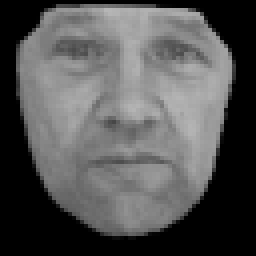
%> input picture HW3-4/eigenfaces/face000.bmp, 64 x 64 px (shown 4 times larger)
$ octave eigenfaces.m   (GNU Octave 9; MATLAB toolbox functions it lacks are replaced by stand-ins)
%> lines starting %> are read from the running program, lines starting %| are printed output that depends on the picture
### HW3-4/eigenfaces/scree_plot.m
function scree_plot( sigma, percent )
   if percent <= 0, percent = 0.01, end;
   if percent >  1, percent = 0.99, end;
   plot( sigma, 'b.' )
   hold on
   k = max(size(sigma));
   plot( [0 k], [percent percent] * sum(sigma), 'r-' )
   title('a "scree plot":  singular values of the face matrix X')
   xlabel(sprintf('the red line is 1 percent of the total of all singular values',round(percent*100)))
   hold off
end

### HW3-4/eigenfaces/kthOrderApproximation.m
function X_k = kthOrderApproximation(X, k)
   [U,S,V] = svds(X, k);
   U_k = U(:, 1:k);
   V_k = V(:, 1:k);
   S_k = S(1:k, 1:k);
   X_k = U_k * S_k * V_k';
end

### HW3-4/eigenfaces/eigenfaces.m
Face = imread('face000.bmp');
%> Face is the input picture: size 64x64 uint8; min 0, max 182, mean 84.6
figure
subplot(1,2,1)
imshow(Face)
title('initial image -- no approximation')

X = double(Face);        % convert unit8 image to double so we can operate on it
[U,S,V] = svd(X);
sigma = diag(S);
%> sigma = 64 values, max 6638.3 at index 1, min 0 at index 58, mean 207.9

% find the index k such that sigma_k has percentage above 95 percent
sigma_percentage = cumsum( sigma / sum(sigma) );
%> sigma_percentage = 64 values from 0.499 to 1

k = find( sigma_percentage > 0.95, 1 );
%> k = 24

S_k = S(1:k, 1:k);       % k-th order approximation
U_k = U(:, 1:k);
V_k = V(:, 1:k);

X_k = U_k * S_k * V_k';

Face_k = uint8(X_k);     % convert matrix back to a uint8 image
subplot(1,2,2)
imshow(Face_k)
title(sprintf('k-th order approximation of image (k = %d)',k))

% [13 lines of commented-out code are left out]

scree_plot( sigma, 0.01 )
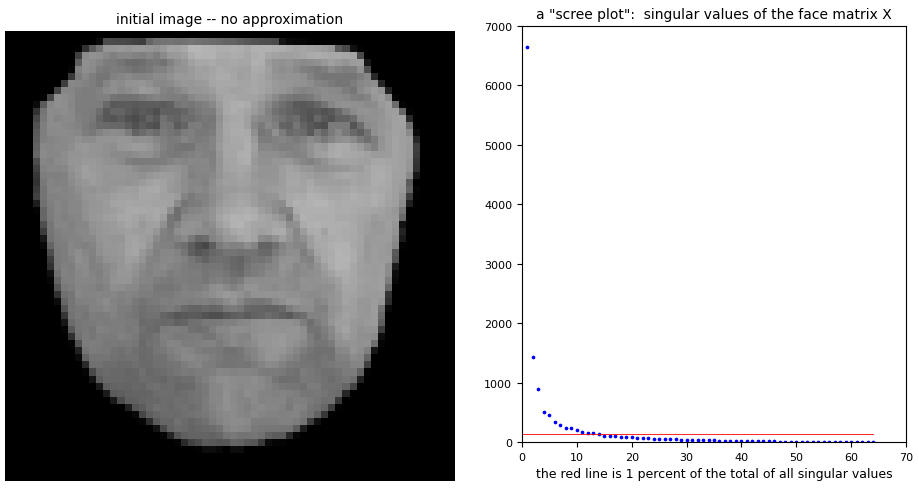
%> figure redrawn from the program's plot data, 2 panels

% [11 lines of commented-out code are left out]

Face_10 = uint8( kthOrderApproximation(X, 10) );
Face_5  = uint8( kthOrderApproximation(X, 5) );
%> in kthOrderApproximation (call 2), `[U,S,V] = svds(X, k);`: U = 64 rows, first 8: [0 0 0 0 0; -0.0531 -0.137 -0.129 -0.0479 0.0171; -0.131 -0.258 -0.0732 0.205 0.177; -0.14 -0.209 0.0444 0.199 -0.0825; -0.132 -0.181 0.0517 0.102 -0.2; -0.13 -0.171 0.0402 0.0428 -0.216; -0.134 -0.159 0.0439 -0.00984 -0.165; -0.141 -0.108 0.0757 -0.123 -0.0906]; S = [6638.3 0 0 0 0; 0 1428.1 0 0 0; 0 0 896 0 0; 0 0 0 508.2 0; 0 0 0 0 453.7]; V = 64 rows, first 8: [0 0 0 0 0; 0 0 0 0 0; 0 0 0 0 0; 0 0 0 0 0; -0.0226 0.0916 -0.153 0.118 -0.165; -0.0512 0.185 -0.263 0.17 -0.145; -0.0681 0.228 -0.229 0.0924 0.0572; -0.0842 0.246 -0.134 -0.0792 0.224]
%> in kthOrderApproximation (call 2), `U_k = U(:, 1:k);`: U_k has the same summary as U
%> in kthOrderApproximation (call 2), `V_k = V(:, 1:k);`: V_k has the same summary as V
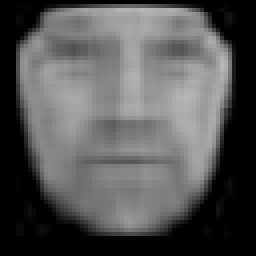
%> Face_5: size 64x64 uint8 (shown 4 times larger); min 0, max 184, mean 85.1

figure
subplot(1,2,1)
imshow(Face_10)
title('10-th order approximation of image')
subplot(1,2,2)
imshow(Face_5)
title('5-th order approximation of image')

%-------------------------------

 %----------------------------------------------------------------------------
 %       Useful functions for converting  images  <-->  vectors
 %----------------------------------------------------------------------------
 row = 64
 col = 64

 image_vector  = @(Bitmap) double(reshape(Bitmap,row*col,1));
 vector_image  = @(Vec) reshape( uint8( min(max(Vec,0),255) ), row, col);
 vector_render = @(Vec) imshow(vector_image(Vec));

filenames = dir('*.bmp');
n = size(filenames,1)
for i = 1:n
  Image_File = filenames(i).name;
  Face_Matrix = imread(Image_File);
  F(i,:) = image_vector(Face_Matrix);  % the i-th row of F is the i-th image
end

%-------------------------------

m = mean(F)';   % m is a vector containing the means of columns of F
%> m = 4096 values, max 180.7 at index 1731, min 0 at index 1, mean 85.84
vector_render(m)
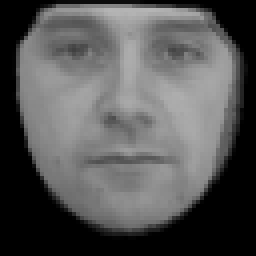
%> displayed picture: size 64x64, on the screen's scale of 0 to 255 (shown 4 times larger); min 0, max 181, mean 85.8

image_vector  = @(Bitmap) double(reshape(Bitmap,row*col,1));
vector_image  = @(Vec) reshape( uint8( min(max(Vec,0),255) ), row, col);
vector_render = @(Vec) imshow(vector_image(Vec));

filenames = dir('*.bmp');
[row,col] = size(imread(filenames(1).name));
%> row = 64; col = 64
  %% row = 64
  %% col = 64

p = row*col;
%> p = 4096
n = size(filenames,1);
F = zeros(n,p);

for i = 1:n
  Image_File = filenames(i).name;
  Face_Matrix = imread(Image_File);
  F(i,:) = image_vector(Face_Matrix);  % the i-th row of F is the i-th image
end

M = ones(n,1) * mean(F);  %  rows of M = n replications of (the column means of F)

X = (F - M);

k = 30;                             %  arbitrarily choose k=30
[U_k,S_k,V_k] = svds( cov(X), k );  %  k-th order approximation to cov(X)

sigma = diag(S_k);
%> sigma = 30 values, max 1103489.2 at index 1, min 1.12e-10 at index 30, mean 50169.9

Eigenfaces = V_k;      % Eigenfaces = principal components of X = principal components of F

matrix_image = @(A) uint8( round( (A-min(A))/(max(A)-min(A)) * 255 ) )

figure
subplot(2,3,1)
scree_plot( sigma, 0.01 )
subplot(2,3,2)
vector_render( matrix_image(Eigenfaces(:,1)) )
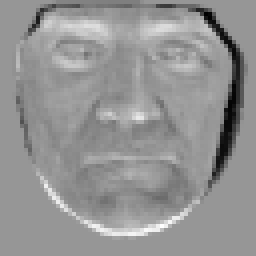
%> displayed picture: size 64x64, on the screen's scale of 0 to 255 (shown 4 times larger); min 0, max 255, mean 147.7
xlabel('first Eigenface')
subplot(2,3,3)
vector_render( matrix_image(Eigenfaces(:,2)) )
xlabel('second Eigenface')
subplot(2,3,4)
vector_render( matrix_image(Eigenfaces(:,3)) )
xlabel('third Eigenface')
subplot(2,3,5)
vector_render( matrix_image(Eigenfaces(:,4)) )
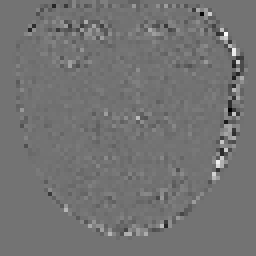
%> displayed picture: size 64x64, on the screen's scale of 0 to 255 (shown 4 times larger); min 0, max 255, mean 114.8
xlabel('fourth Eigenface')
subplot(2,3,6)
vector_render( matrix_image(Eigenfaces(:,5)) )
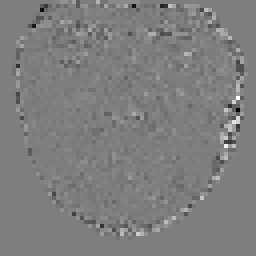
%> displayed picture: size 64x64, on the screen's scale of 0 to 255 (shown 4 times larger); min 0, max 255, mean 125.9
xlabel('fifth Eigenface')
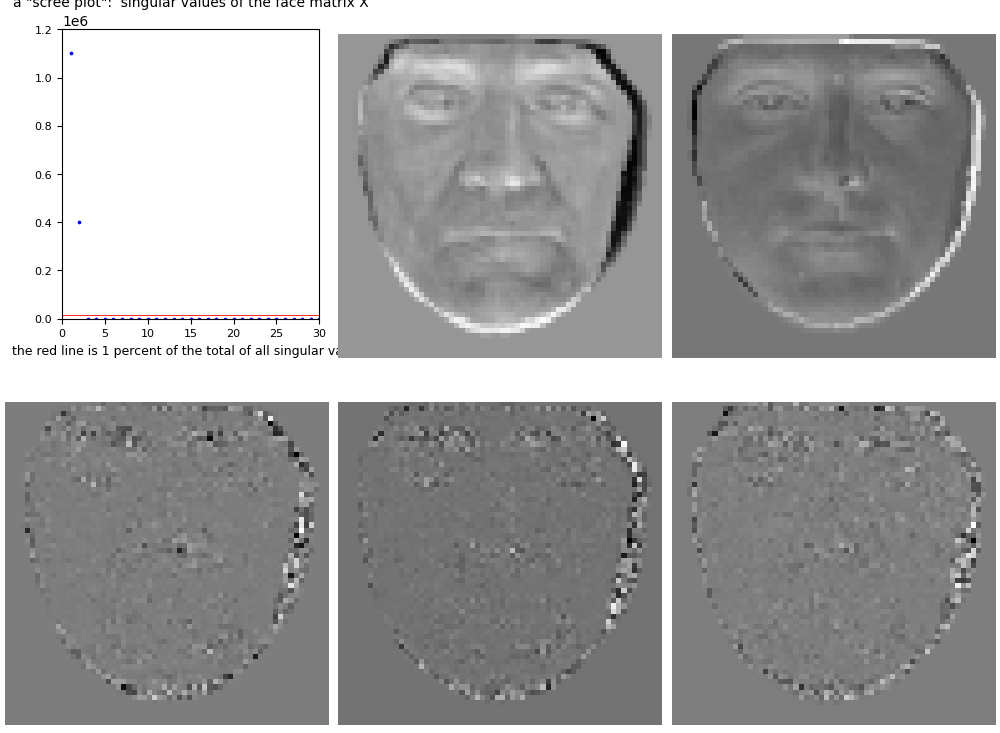
%> figure redrawn from the program's plot data, 6 panels

%-------------------------------

m = mean(F)';
f = image_vector(imread('face000.bmp'));
%> f = 4096 values, max 182 at index 1667, min 0 at index 1, mean 84.56
x = f - m;
%> x = 4096 values, max 73.67 at index 2617, min -104.3 at index 3268, mean -1.29
c = V_k' * x;
%> c = 30 values, max 1205.9 at index 1, min -4.36e-12 at index 14, mean 42.83

factors = [1 2 4 6];
nfactors = max(size(factors));
figure
for i = 1:nfactors
  factor = factors(i);
  subplot(1,nfactors,i)
  cnew = c;
  cnew(4) = c(4) * factor;   % perturb the 4th coefficient by multiplicative factor
  vector_render( m + V_k * cnew );
  xlabel(sprintf('factor = %d', factor))
  if i*2==nfactors
     title('image with 4th Eigenface coefficient multiplied by a constant factor')
  end
end
%> after the loop, cnew has the same summary as c
